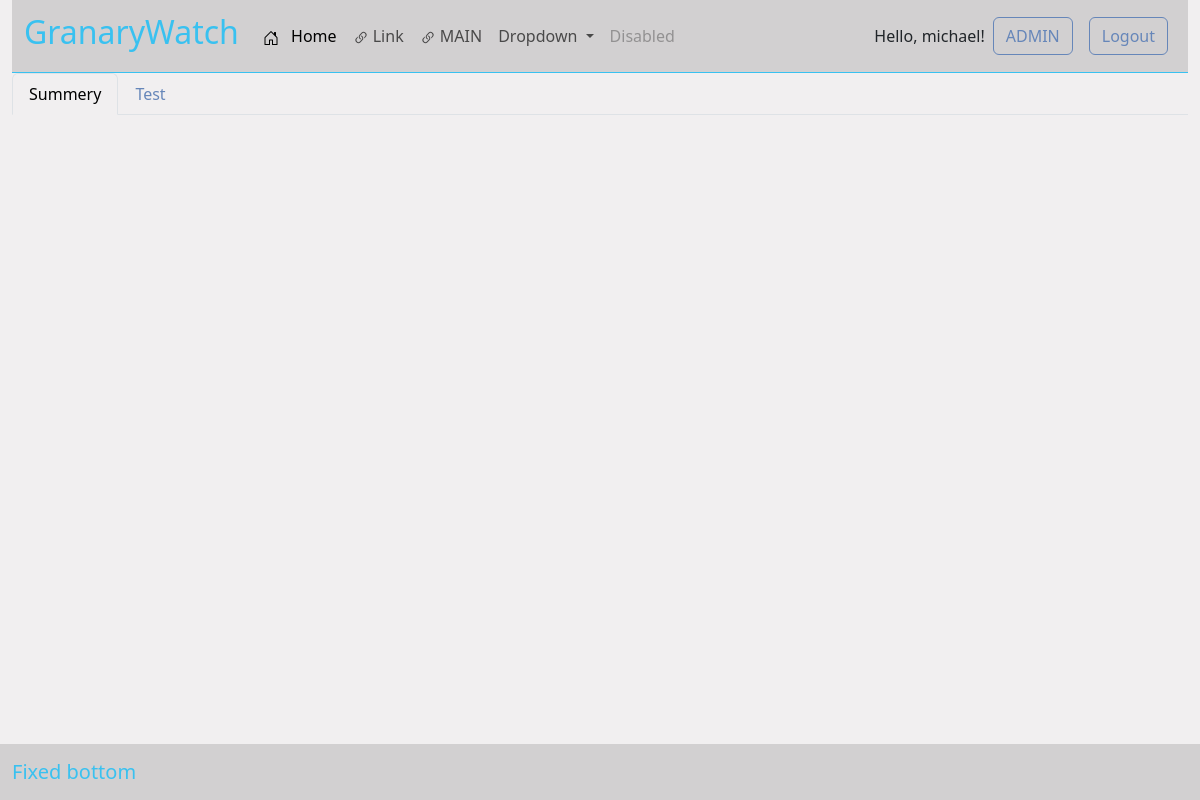
/main/ (signed in), run on an earlier commit of the app's database.
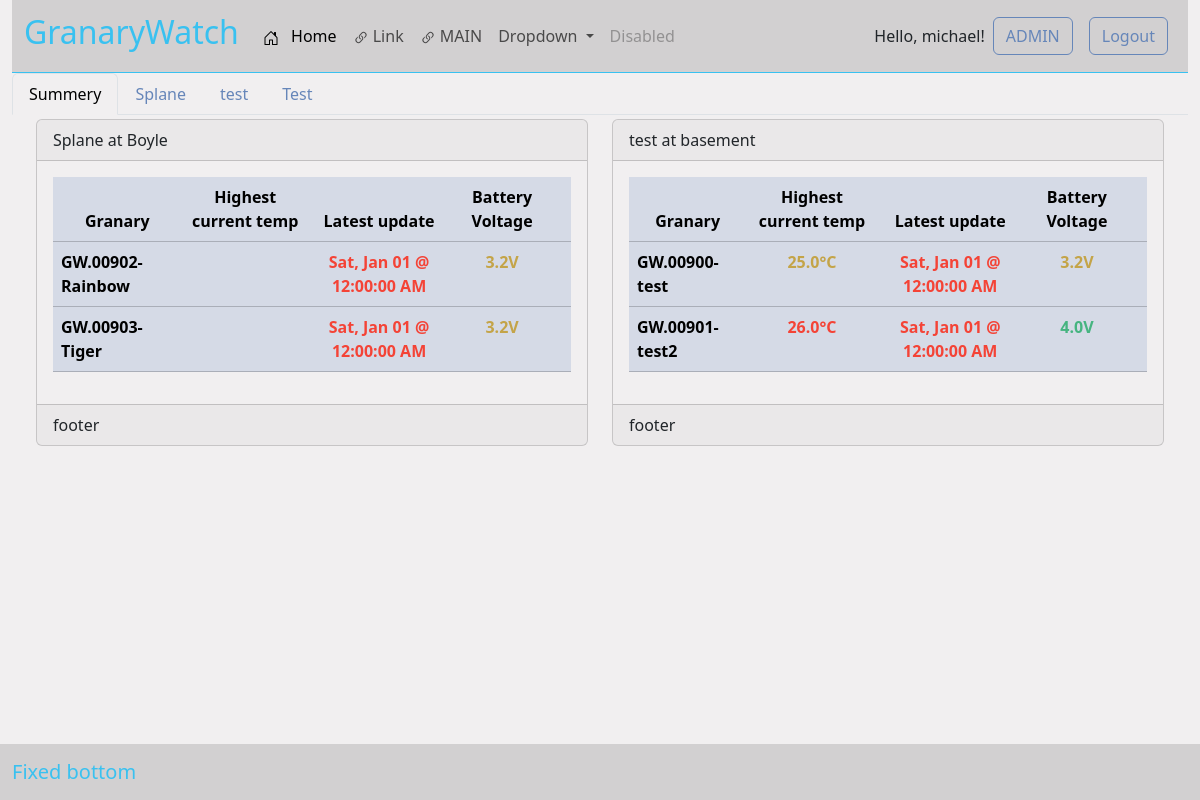
And on a later commit of the database.
### core/models.py (models this page shows, shortened)
class Farm(models.Model):
    ssid = models.CharField(max_length=100, blank = True)
    pw = models.CharField(max_length=100, blank = True)
    name = models.CharField(max_length=100)
    location = models.CharField(max_length=100, blank = True)
    farmers = models.ManyToManyField(User, blank=True, related_name='farms')
    class Meta:
        ordering = ["name"]

class Chain(models.Model):
    ip = models.CharField(max_length=20, unique=True)
    description = models.CharField(max_length=100, blank = True)
    name = models.CharField(max_length=100, unique=True)
    latest_update = models.DateTimeField(default=datetime(2000, 1, 1, 0, 0))
    serial_number = models.CharField(max_length=20)
    farm = models.ForeignKey(Farm, on_delete=models.CASCADE)
    class Meta:
        ordering = ["name"]
    @property
    def battery_voltage(self):
        battery = Status.objects.filter(chain=self).order_by('-recorded').first()
        return battery.battery
    @property
    def highest_current_temp(self):
        try:
            sensors = Sensor.objects.filter(chain=self)
            higest_readings = Reading.objects.filter(sensor__chain=self).order_by('-recorded').first()
        except:
            print("no sensors")
            return None
        else:
            return higest_readings

class Status (models.Model):
    chain = models.ForeignKey(Chain, on_delete=models.CASCADE)
    battery = models.FloatField()
    recorded = models.DateTimeField(default=datetime(2000, 1, 1, 0, 0))
    internal_temp = models.FloatField()
    error_log = models.CharField(max_length=200, blank = True)
    debug_log = models.CharField(max_length=200, blank = True)
    class Meta:
        ordering = ["chain"]

class Reading(models.Model):
    ALARM_CHOICES = [(2, 'Cleared'), (1, 'In alarm'), (0, 'No alarm')]
    recorded = models.DateTimeField()
    sensor = models.ForeignKey(Sensor, on_delete=models.CASCADE)
    value = models.FloatField()
    alarm_state = models.IntegerField(choices=ALARM_CHOICES, default=0)
    class Meta:
        ordering = ["recorded"]

class Sensor(models.Model):
    wire1_id = models.CharField(max_length=100, unique=True)
    depth = models.IntegerField()
    chain = models.ForeignKey(Chain, on_delete=models.CASCADE)
    alarm = models.IntegerField(default = settings.DEFAULT_ALARM)
    class Meta:
        ordering = ["chain"]

### core/views.py (the view)
class Main(LoginRequiredMixin, TemplateView):
    template_name = "core/main.html"
    model = Farm
    def get_context_data(self, **kwargs):
        logged_in_user = self.request.user
        context = super().get_context_data(**kwargs)
        try:
            users_farms = logged_in_user.farms.all()
            context['farms'] = users_farms
            context['chains'] = Chain.objects.all()
        except Farm.DoesNotExist:
            context['farm'] = None  # Or some other appropriate value
            ic("No farm found for this user.")
            ic(logged_in_user)
        return context

### core/templatetags/displays.py (called while the page is built)
@register.simple_tag
def date_format(latest_update):
    if latest_update == datetime(2000, 1, 1, 0, 0):
        return ""
    else:
        now = timezone.now()
        time_difference = now - latest_update
        if time_difference > timedelta(hours=1):
            return mark_safe(f'<div class="text-danger">{latest_update.strftime("%a, %b %d @ %-I:%M:%S %p")}</div>')
        else:
            return mark_safe(f'<div class="text-success">{latest_update.strftime("%a, %b %d @ %-I:%M:%S %p")}</div>')

@register.simple_tag
def battery_voltage__html(voltage):
    if voltage == None:
        return ""
    if voltage > 3.6:
        return mark_safe(f'<div class="text-success">{round(voltage, 1)}V</div>')
    elif voltage < 3.6 and voltage > 3.1:
        return mark_safe(f'<div class="text-warning">{round(voltage, 1)}V</div>')
    else:
        return mark_safe(f'<div class="text-danger">{round(voltage, 1)}V</div>')

@register.simple_tag
def temp_text_colour__html(value, alarm, alarm_state): #float, int, object
    if value:
        temp = round(value, 1)
        if alarm_state == 2:
            colour = "info"
        else:
            if value > alarm:
                colour = "danger"
            elif (value + 5) > alarm:
                colour = "warning"
            elif (value + 10) > alarm:
                colour = "warning"
            elif (value + 15) > alarm:
                colour = "secondary"
            else:
                colour = ""
        return mark_safe(f'<div class="text-{colour}">{temp}°C</div>')
    else:
        return  ""

### core/templates/core/main.html (shortened to what this page needs)
{% extends 'core/base.html' %}
{% block content %}
  <div class="row">
    <div class="col-12">
      <ul class="nav nav-tabs">
        <li class="nav-item">
          <a class="nav-link my-custom-link active" data-bs-toggle="tab" role="tab" href="#SUMMERY">Summery</a>
        </li>
        {% for farm in farms %}
          <li class="nav-item">
            <a class="nav-link my-custom-link" data-bs-toggle="tab"  role="tab" href="#FARM{{ farm.name }}">{{ farm.name }}</a>
          </li>
        {% endfor %}
        <li class="nav-item">
          <a class="nav-link my-custom-link" data-bs-toggle="tab" role="tab" href="#TEST">Test</a>
        </li>
      </ul>
    </div>
  </div>
  <div class="container-fluid boarder">
    <div class="row">
      <div class="col-md-12  ">
        <div class="tab-content ">
          <div class="tab-pane container-fluid boarder fade show active" role="tabpanel" id="SUMMERY">
            {% include 'snippets/summery.html' %}
          </div>
        </div>
      </div>
    </div>
  </div>
{% endblock %}

### core/templates/core/base.html (shortened to what this page needs)
<!DOCTYPE html>
<html lang="en">
<head>
    {% load static %}
    {% load bootstrap5 %}
    {% bootstrap_css %}
    <link rel="stylesheet" href="https://cdn.jsdelivr.net/npm/bootstrap-icons@1.12.1/font/bootstrap-icons.min.css">
    <link rel="stylesheet" type="text/css" href="{% static 'main.css' %}">
</head>
<body>
  <div class="container-fluid">
    <nav class="navbar navbar-expand-lg navbar-light bg-light  border-bottom border-info">
      {% include 'core/navbar.html' %}
    </nav>
  </div>
  <main class="container-fluid scrollable-container">
    {% block content %}
    {% endblock %}
  </main>
  <div class="container-fluid">
    <nav class="navbar fixed-bottom navbar-light bg-light">
      <div class="container-fluid">
        <a class="navbar-brand" href="#">Fixed bottom</a>
      </div>
    </nav>
  </div>
</body>
</html>

### core/templates/core/navbar.html (shortened to what this page needs)
<div class="container-fluid">
    <a class="navbar-brand" href="#"><h2>GranaryWatch</h2></a>
    <div class="collapse navbar-collapse" id="navbarSupportedContent">
      <ul class="navbar-nav me-auto mb-2 mb-lg-0">
        <li class="nav-item">
          <a class="nav-link active my-custom-link" aria-current="page" href="#">
            <svg class="bi me-2" width="16" height="16"><use xlink:href="#home"/></svg>
            Home
          </a>
        </li>
        <li class="nav-item">
          <a class="nav-link my-custom-link" href="#">
            Link
          </a>
        </li>
        <li class="nav-item">
          <a class="nav-link my-custom-link" href="{% url 'main' %}">
            MAIN
          </a>
        </li>
        <li class="nav-item dropdown my-custom-link">
          <a class="nav-link dropdown-toggle" href="#" id="navbarDropdown" role="button" data-bs-toggle="dropdown" aria-expanded="false">
            Dropdown
          </a>
        </li>
        <li class="nav-item">
          <a class="nav-link disabled" href="#" tabindex="-1" aria-disabled="true">
            Disabled
          </a>
        </li>
      </ul>
      Hello, {{ user.username|default:"Guest" }}!
      {% if user.is_authenticated %}
        <a class="btn btn-outline-primary m-2" href="{% url 'admin:index' %}" >ADMIN</a>
        {% include "registration/_logout.html" %}
      {% else %}
        <a class="btn btn-outline-primary m-2"  href="{% url 'login' %}">Login</a>
        <a class="btn btn-outline-primary m-2"  href="{% url 'sign_up' %}">Sign up</a>
      {% endif %}
    </div>
</div>

### users/templates/registration/_logout.html (shortened to what this page needs)
<form method="post" action="{% url 'logout' %}">
    <input type="submit" class ="btn btn-outline-primary m-2" value="Logout" />
</form>

### core/templates/snippets/summery.html
<div class="album py-1 ">
    <div class="row">
        {% for farm in farms %}
            <div class="col-md-6">
                <div class="card">
                    <div class="card-header boarder">
                        {{ farm.name}} at {{ farm.location }}
                    </div>
                    <div class="card-body boarder">
                        {% include "snippets/specific.html" %}
                    </div>
                    <div class="card-footer boarder">footer</div>
                </div>
            </div>
        {% endfor %}
    </div>
</div>

### core/templates/snippets/specific.html
{% load tz %}
{% load displays %}
<table class="table table-secondary table-hover">
  <thead>
    <tr>
      <th scope="col" class = "text-center">Granary</th>
      <th scope="col" class = "text-center">Highest current temp</th>
      <th scope="col" class = "text-center">Latest update</th>
      <th scope="col" class = "text-center">Battery Voltage</th>
      <th scope="col" class = "text-center"></th>
    </tr>
  </thead>
  <tbody>
    {% for chain in chains %}
        {% if chain.farm == farm %}
          <a href="{{ item.get_absolute_url }}" class="row-link">
            <tr>
                <th scope="row">{{ chain.serial_number }}-{{ chain.name }}</th>
                <td class = "text-center fw-bolder">
                    {% temp_text_colour__html chain.highest_current_temp.value chain.highest_current_temp.sensor.alarm chain.highest_current_temp.alarm_state %}
                </td>
                <td class = "text-center fw-bolder">
                    {% localtime on %}
                        {% date_format chain.latest_update %}
                    {% endlocaltime %}
                </td>
                <td class = "text-center fw-bolder">{% battery_voltage__html chain.battery_voltage %}</td>
                <td class = "text-center fw-bolder"></td>
            </tr>
          </a>
        {% endif %}
    {% endfor %}
  </tbody>
</table>

### core/templates/core/base.html (style rules this page uses)
html, body { height: 100%; overflow: hidden; }
body { display: flex; flex-direction: column; }
main { flex: 1 0 auto; overflow-y: auto; padding-bottom: 70px; }
.scrollable-container { overflow: auto; max-height: 90%; }

What changed in the data, as far as the page shows it:
added Farm: name "Splane", location "Boyle"
added Farm: name "test", location "basement"
added Chain: serial_number "GW.00902", name "Rainbow", latest_update "Sat, Jan 01 @ 12:00:00 AM", id.battery "3.2V", shown under "Splane"
added Chain: serial_number "GW.00903", name "Tiger", latest_update "Sat, Jan 01 @ 12:00:00 AM", id.battery "3.2V", shown under "Splane"
added Chain: serial_number "GW.00900", name "test", id.alarm_state "25.0°C", latest_update "Sat, Jan 01 @ 12:00:00 AM", id.battery "3.2V"
added Chain: serial_number "GW.00901", name "test2", id.alarm_state "26.0°C", latest_update "Sat, Jan 01 @ 12:00:00 AM", id.battery "4.0V", shown under "test"
